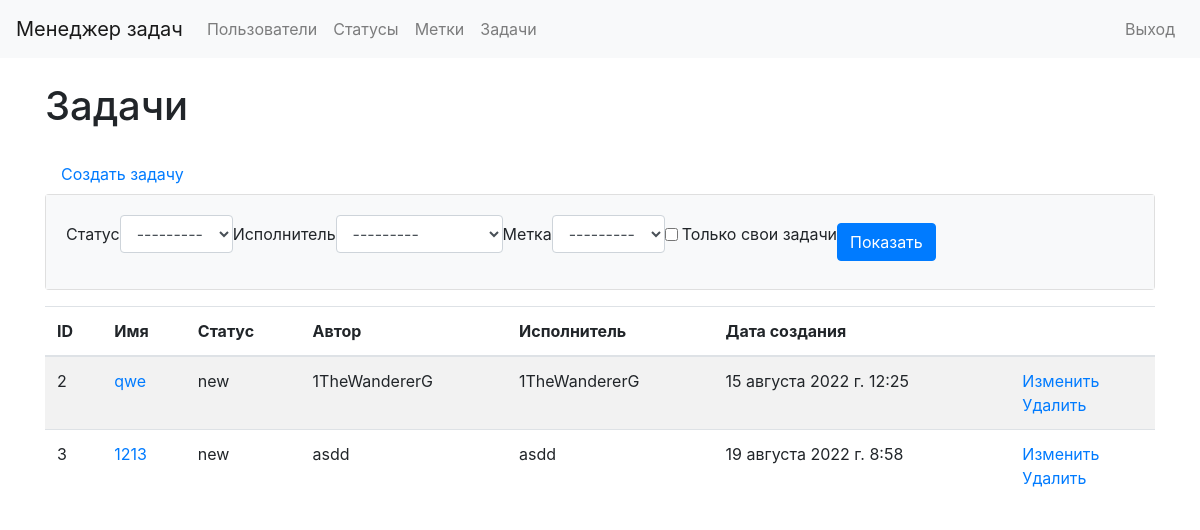
The page /tasks/ (signed in) on the database as committed earlier.
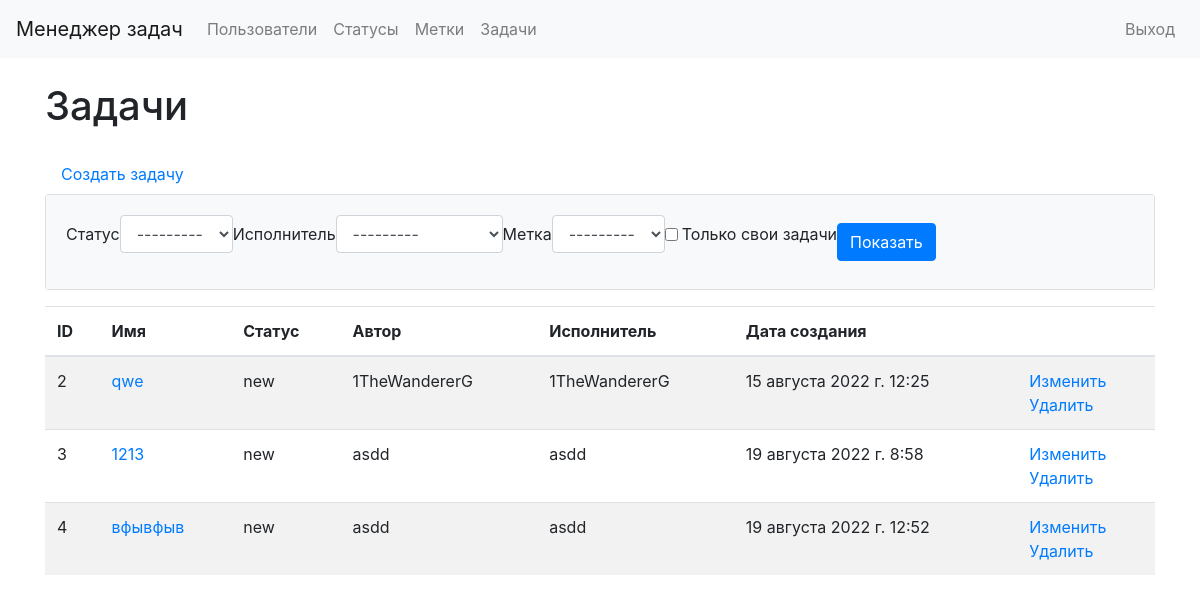
The same page on the database as committed later.
### task_manager/tasks/models.py (models this page shows, shortened)
class Tasks(models.Model):
    timestamp = models.DateTimeField(auto_now_add=True)
    name = models.CharField('Имя', max_length=100, unique=True)
    description = models.TextField(blank=True, verbose_name='Описание')
    creator = models.ForeignKey(
        get_user_model(),
        verbose_name='Автор',
        on_delete=models.PROTECT,
        related_name='creator'
    )
    executor = models.ForeignKey(
        get_user_model(),
        verbose_name='Исполнитель',
        blank=True,
        null=True,
        on_delete=models.PROTECT,
        related_name='executor'
    )
    status = models.ForeignKey(
        Statuses,
        verbose_name='Статус',
        on_delete=models.PROTECT
    )
    labels = models.ManyToManyField(
        Labels,
        through='TaskLabels',
        verbose_name='Метки',
        blank=True
    )

### task_manager/statuses/models.py (models this page shows)
class Statuses(models.Model):
    timestamp = models.DateTimeField(auto_now_add=True)
    name = models.CharField('Имя', max_length=100, unique=True)
    def __str__(self):
        return self.name

### task_manager/tasks/views.py (the view)
# urls.py: path('', views.TasksPage.as_view(), name='tasks'),
class TasksPage(LoginRequiredMixin, FilterView):
    model = Tasks
    template_name = 'tasks.html'
    filterset_class = TaskFilter

### task_manager/labels/models.py (called while the page is built)
    def __str__(self):
        return self.name

### task_manager/templates/tasks.html (shortened to what this page needs)
{% extends "base.html" %}
{% load bootstrap4 %}+
{% load i18n %}
{% load static %}
{% block content %}
<h1 class="my-4">
    Задачи
</h1>
<a class="nav-link" href="/tasks/create/">Создать задачу</a>
<div class="card mb-3">
    <div class="card-body bg-light">
        <form class="form-inline center" method="get">
            {% bootstrap_field filter.form.status field_class='ml-2 mr-3' %}
            {% bootstrap_field filter.form.executor field_class='mr-3 ml-2' %}
            {% bootstrap_field filter.form.label field_class='mr-3 ml-2' %}
            {% bootstrap_field filter.form.self_tasks field_class='mr-3' %}
            {% buttons %}
            <input class="btn btn-primary" type="submit" value="Показать">
            {% endbuttons %}
        </form>
    </div>
</div>
<table class="table table-striped">
    <thead>
    <tr>
        <th>ID</th>
        <th>Имя</th>
        <th>Статус</th>
        <th>Автор</th>
        <th>Исполнитель</th>
        <th>Дата создания</th>
        <th></th>
    </tr>
    </thead>
    <tbody>
    {% for task in filter.qs %}
    <tr>
        <td>{{task.id}}</td>
        <td><a href="/tasks/{{task.id}}">{{task.name}}</a></td>
        <td>{{task.status}}</td>
        <td>{{task.creator}}</td>
        <td>{{task.executor}}</td>
        <td>{{task.timestamp}}</td>
        <td>
            <a href="/tasks/{{task.id}}/update/">Изменить</a>
            <br>
            <a href="/tasks/{{task.id}}/delete/">Удалить</a>
        </td>
    </tr>
    {% endfor %}
    {% endblock %}

### task_manager/templates/base.html (shortened to what this page needs)
<!doctype html>
{% load i18n %}
{% get_current_language as LANGUAGE_CODE %}
<html lang="{{ LANGUAGE_CODE }}">
<head>
    {% load bootstrap4 %}
    {% bootstrap_css %}
</head>
<body>
<nav class="navbar navbar-expand-lg navbar-light bg-light mb-3">
    <a class="navbar-brand" href="/">{% translate 'Task manager' %}</a>
    <div class="collapse navbar-collapse" id="navbarToggleExternalContent">
        {% if user.is_authenticated %}
        <ul class="navbar-nav mr-auto">
            <li class="nav-item">
                <a class="nav-link" href="/users/">{% translate 'Users' %}</a>
            </li>
            <li class="nav-item">
                <a class="nav-link" href="/statuses/">Статусы</a>
            </li>
            <li class="nav-item">
                <a class="nav-link" href="/labels/">Метки</a>
            </li>
            <li class="nav-item">
                <a class="nav-link" href="/tasks/">Задачи</a>
            </li>
        </ul>
        <ul class="navbar-nav">
            <form action="/logout/" method="post">
                <input class="btn nav-link" type="submit" value="Выход">
            </form>
        </ul>
        {% endif %}
    </div>
</nav>
<div class="container wrapper flex-grow-1">
    {% block content %}
    {% endblock %}
</div>
</body>
</html>

Rows that differ between the two databases and show on the page:
added Tasks: id "4", name "вфывфыв", status "new", creator "asdd", executor "asdd", timestamp "19 августа 2022 г. 12:52"
